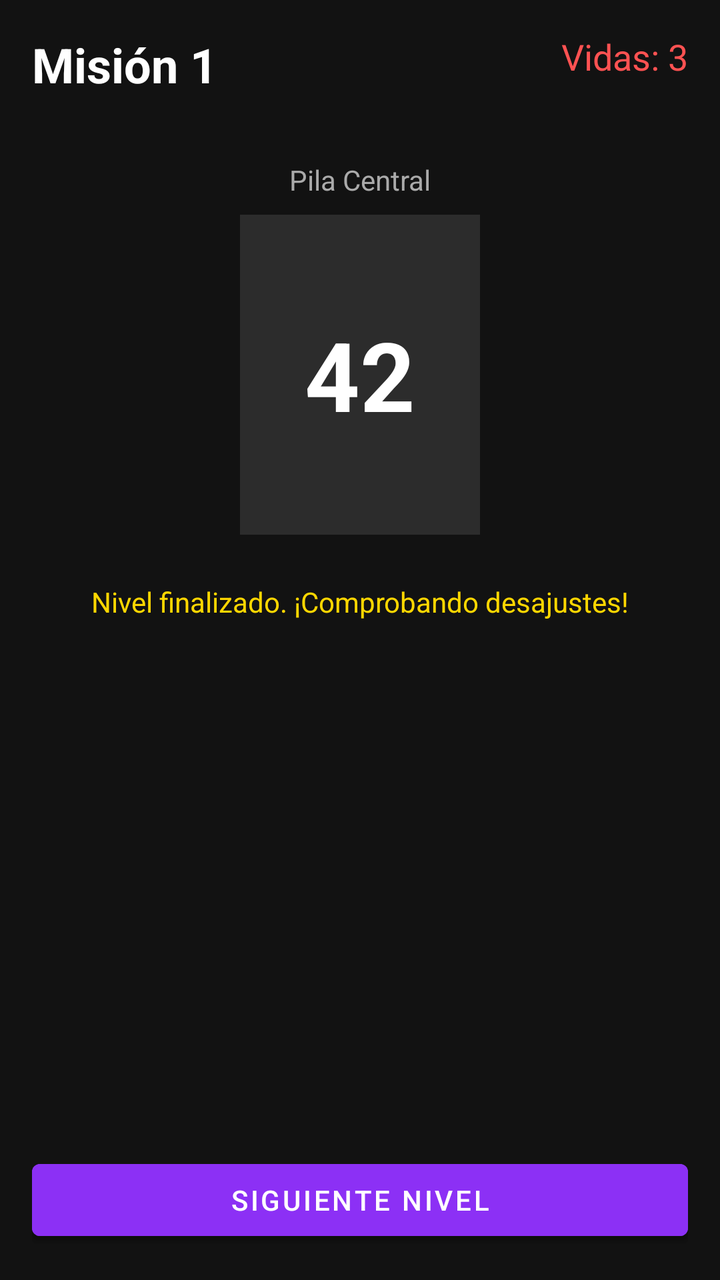
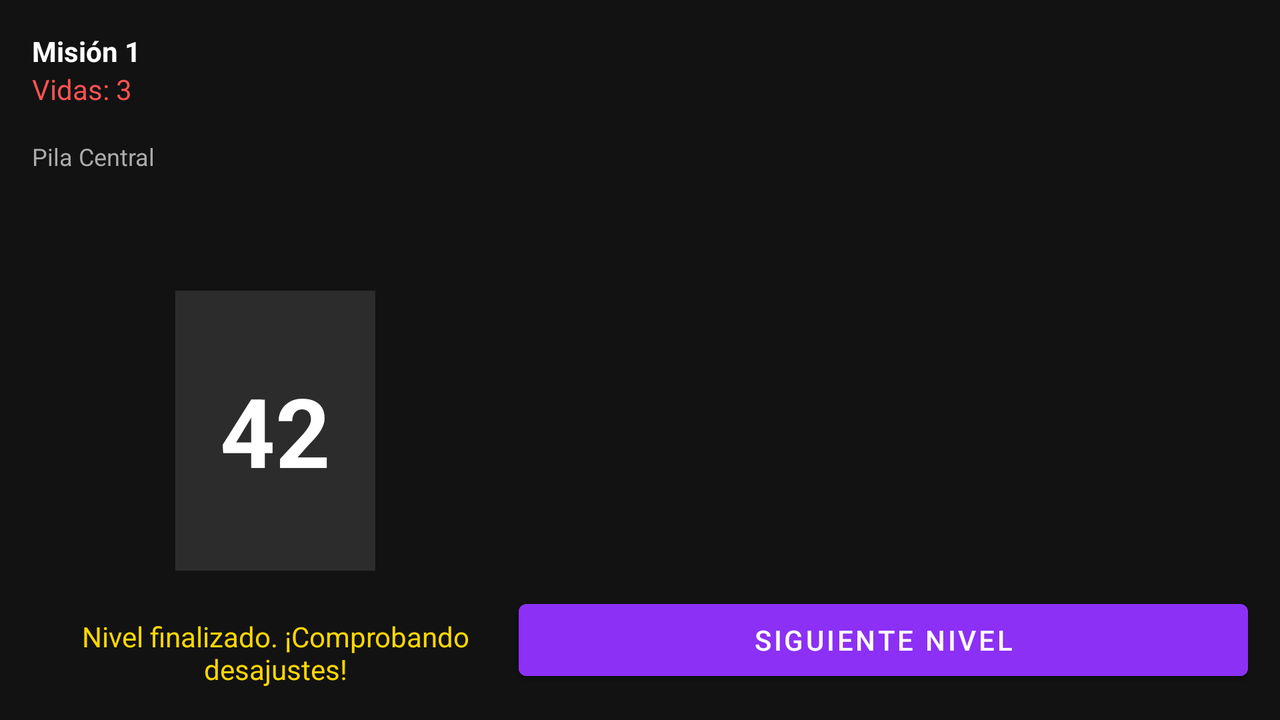

First picture: res/layout/ on a phone held upright. Second picture: the repository's own variant of that layout, on a device whose configuration matches the variant's folder. Source for both follows.
<!-- AndroidManifest.xml: application theme Theme.PartyHub -->
<!-- res/layout/fragment_mind_game.xml -->
<?xml version="1.0" encoding="utf-8"?>
<layout xmlns:android="http://schemas.android.com/apk/res/android"
    xmlns:app="http://schemas.android.com/apk/res-auto"
    xmlns:tools="http://schemas.android.com/tools">

    <data>
        <variable
            name="viewModel"
            type="com.partyhub.feature.themind.MindViewModel" />
    </data>

    <androidx.constraintlayout.widget.ConstraintLayout
        android:layout_width="match_parent"
        android:layout_height="match_parent"
        android:background="@color/black"
        android:padding="@dimen/margin_normal">

        
        <TextView
            android:id="@+id/tvLevel"
            android:layout_width="wrap_content"
            android:layout_height="wrap_content"
            android:text="@{String.format(@string/mind_label_level, viewModel.gameState.level)}"
            android:textColor="@color/white"
            android:textSize="@dimen/text_card_title"
            android:textStyle="bold"
            app:layout_constraintStart_toStartOf="parent"
            app:layout_constraintTop_toTopOf="parent"
            tools:text="Misión 1" />

        <TextView
            android:id="@+id/tvLives"
            android:layout_width="wrap_content"
            android:layout_height="wrap_content"
            android:text="@{String.format(@string/mind_label_lives, viewModel.gameState.lives)}"
            android:textColor="@color/text_lives"
            android:textSize="@dimen/text_body"
            app:layout_constraintEnd_toEndOf="parent"
            app:layout_constraintTop_toTopOf="parent"
            tools:text="Vidas: 3" />

        
        <TextView
            android:id="@+id/tvStackTitle"
            android:layout_width="wrap_content"
            android:layout_height="wrap_content"
            android:layout_marginTop="@dimen/margin_xlarge"
            android:text="@string/mind_stack_title"
            android:textColor="@color/text_secondary"
            app:layout_constraintEnd_toEndOf="parent"
            app:layout_constraintStart_toStartOf="parent"
            app:layout_constraintTop_toBottomOf="@id/tvLevel" />

        <TextView
            android:id="@+id/tvCurrentCard"
            android:layout_width="@dimen/card_width_mind"
            android:layout_height="@dimen/card_height_mind"
            android:layout_marginTop="@dimen/margin_small"
            android:background="@color/card_background"
            android:gravity="center"
            android:text="@{viewModel.gameState.playedCards.empty ? `?` : String.valueOf(viewModel.gameState.playedCards[viewModel.gameState.playedCards.size() - 1].number)}"
            android:textColor="@color/white"
            android:textSize="@dimen/text_card_number"
            android:textStyle="bold"
            app:layout_constraintEnd_toEndOf="parent"
            app:layout_constraintStart_toStartOf="parent"
            app:layout_constraintTop_toBottomOf="@id/tvStackTitle"
            tools:text="42" />

        
        <TextView
            android:id="@+id/tvStatus"
            android:layout_width="0dp"
            android:layout_height="wrap_content"
            android:layout_marginTop="@dimen/margin_large"
            android:gravity="center"
            android:text="@string/mind_status_revealing"
            android:textColor="@color/text_status_gold"
            android:visibility="gone"
            app:layout_constraintEnd_toEndOf="parent"
            app:layout_constraintStart_toStartOf="parent"
            app:layout_constraintTop_toBottomOf="@id/tvCurrentCard"
            tools:visibility="visible" />

        
        <ScrollView
            android:layout_width="match_parent"
            android:layout_height="0dp"
            android:layout_marginTop="@dimen/margin_large"
            android:layout_marginBottom="@dimen/margin_normal"
            app:layout_constraintBottom_toTopOf="@id/btnNextLevel"
            app:layout_constraintTop_toBottomOf="@id/tvStatus">

            <LinearLayout
                android:id="@+id/playerActionsContainer"
                android:layout_width="match_parent"
                android:layout_height="wrap_content"
                android:orientation="vertical" />
        </ScrollView>

        
        <Button
            android:id="@+id/btnResolve"
            android:layout_width="match_parent"
            android:layout_height="wrap_content"
            android:text="@string/mind_btn_resolve"
            android:visibility="gone"
            app:layout_constraintBottom_toBottomOf="parent"
            tools:visibility="visible" />

        <Button
            android:id="@+id/btnNextLevel"
            android:layout_width="match_parent"
            android:layout_height="wrap_content"
            android:text="@string/mind_btn_next"
            android:visibility="gone"
            app:layout_constraintBottom_toBottomOf="parent"
            tools:visibility="visible" />

    </androidx.constraintlayout.widget.ConstraintLayout>
</layout>
<!-- resources referenced by this layout -->
<resources>
  <color name="black">#FF121212</color>
  <color name="card_background">#FF2C2C2C</color>
  <color name="text_lives">#FFFF5252</color>
  <color name="text_secondary">#FFAAAAAA</color>
  <color name="text_status_gold">#FFFFD700</color>
  <color name="white">#FFFFFFFF</color>
  <dimen name="card_height_mind">160dp</dimen>
  <dimen name="card_width_mind">120dp</dimen>
  <dimen name="margin_large">24dp</dimen>
  <dimen name="margin_normal">16dp</dimen>
  <dimen name="margin_small">8dp</dimen>
  <dimen name="margin_xlarge">32dp</dimen>
  <dimen name="text_body">18sp</dimen>
  <dimen name="text_card_number">48sp</dimen>
  <dimen name="text_card_title">24sp</dimen>
  <string name="mind_btn_next">Siguiente Nivel</string>
  <string name="mind_btn_resolve">Resolver Vidas</string>
  <string name="mind_label_level">Misión %d</string>
  <string name="mind_label_lives">Vidas restantes: %d</string>
  <string name="mind_stack_title">Pila Central</string>
  <string name="mind_status_revealing">Nivel finalizado. ¡Comprobando desajustes!</string>
  <style name="Theme.PartyHub" parent="Theme.MaterialComponents.DayNight.NoActionBar">
          <item name="colorPrimary">@color/purple_500</item>
          <item name="colorPrimaryVariant">@color/purple_700</item>
          <item name="colorOnPrimary">@color/white</item>
          <item name="colorSecondary">@color/teal_200</item>
          <item name="colorSecondaryVariant">@color/teal_700</item>
          <item name="colorOnSecondary">@color/black</item>
      </style>
  <color name="purple_500">#FF8C30F5</color>
  <color name="purple_700">#FF3700B3</color>
  <color name="teal_200">#FF03DAC5</color>
  <color name="teal_700">#FF018786</color>
</resources>
<!-- res/layout-land/fragment_mind_game.xml (the repository's variant of the layout above) -->
<!-- drawn on the phone turned sideways -->
<?xml version="1.0" encoding="utf-8"?>
<layout xmlns:android="http://schemas.android.com/apk/res/android"
    xmlns:app="http://schemas.android.com/apk/res-auto"
    xmlns:tools="http://schemas.android.com/tools">

    <data>
        <variable
            name="viewModel"
            type="com.partyhub.feature.themind.MindViewModel" />
    </data>

    <androidx.constraintlayout.widget.ConstraintLayout
        android:layout_width="match_parent"
        android:layout_height="match_parent"
        android:background="@color/black"
        android:padding="@dimen/margin_normal">

        
        <androidx.constraintlayout.widget.Guideline
            android:id="@+id/guideline"
            android:layout_width="wrap_content"
            android:layout_height="wrap_content"
            android:orientation="vertical"
            app:layout_constraintGuide_percent="0.4" />

        <TextView
            android:id="@+id/tvLevel"
            android:layout_width="wrap_content"
            android:layout_height="wrap_content"
            android:text="@{String.format(@string/mind_label_level, viewModel.gameState.level)}"
            android:textColor="@color/white"
            android:textSize="@dimen/text_h3"
            android:textStyle="bold"
            app:layout_constraintStart_toStartOf="parent"
            app:layout_constraintTop_toTopOf="parent"
            tools:text="Misión 1" />

        <TextView
            android:id="@+id/tvLives"
            android:layout_width="wrap_content"
            android:layout_height="wrap_content"
            android:text="@{String.format(@string/mind_label_lives, viewModel.gameState.lives)}"
            android:textColor="@color/text_lives"
            android:textSize="@dimen/text_player_lives"
            app:layout_constraintStart_toStartOf="parent"
            app:layout_constraintTop_toBottomOf="@id/tvLevel"
            tools:text="Vidas: 3" />

        <TextView
            android:id="@+id/tvStackTitle"
            android:layout_width="wrap_content"
            android:layout_height="wrap_content"
            android:layout_marginTop="@dimen/margin_normal"
            android:text="@string/mind_stack_title"
            android:textColor="@color/text_secondary"
            android:textSize="12sp"
            app:layout_constraintStart_toStartOf="parent"
            app:layout_constraintTop_toBottomOf="@id/tvLives" />

        <TextView
            android:id="@+id/tvCurrentCard"
            android:layout_width="100dp"
            android:layout_height="140dp"
            android:background="@color/card_background"
            android:gravity="center"
            android:text="@{viewModel.gameState.playedCards.empty ? `?` : String.valueOf(viewModel.gameState.playedCards[viewModel.gameState.playedCards.size() - 1].number)}"
            android:textColor="@color/white"
            android:textSize="48sp"
            android:textStyle="bold"
            app:layout_constraintBottom_toBottomOf="parent"
            app:layout_constraintEnd_toStartOf="@+id/guideline"
            app:layout_constraintStart_toStartOf="parent"
            app:layout_constraintTop_toBottomOf="@id/tvStackTitle"
            tools:text="42" />

        
        <TextView
            android:id="@+id/tvStatus"
            android:layout_width="0dp"
            android:layout_height="wrap_content"
            android:gravity="center"
            android:text="@string/mind_status_revealing"
            android:textColor="@color/text_status_gold"
            android:visibility="gone"
            app:layout_constraintBottom_toBottomOf="parent"
            app:layout_constraintEnd_toStartOf="@+id/guideline"
            app:layout_constraintStart_toStartOf="parent"
            tools:visibility="visible" />

        
        <ScrollView
            android:layout_width="0dp"
            android:layout_height="0dp"
            android:layout_marginStart="@dimen/margin_normal"
            android:layout_marginBottom="@dimen/margin_small"
            app:layout_constraintBottom_toTopOf="@id/btnNextLevel"
            app:layout_constraintEnd_toEndOf="parent"
            app:layout_constraintStart_toEndOf="@id/guideline"
            app:layout_constraintTop_toTopOf="parent">

            <LinearLayout
                android:id="@+id/playerActionsContainer"
                android:layout_width="match_parent"
                android:layout_height="wrap_content"
                android:orientation="vertical" />
        </ScrollView>

        <Button
            android:id="@+id/btnResolve"
            android:layout_width="0dp"
            android:layout_height="wrap_content"
            android:text="@string/mind_btn_resolve"
            android:visibility="gone"
            app:layout_constraintBottom_toBottomOf="parent"
            app:layout_constraintEnd_toEndOf="parent"
            app:layout_constraintStart_toEndOf="@id/guideline"
            tools:visibility="visible" />

        <Button
            android:id="@+id/btnNextLevel"
            android:layout_width="0dp"
            android:layout_height="wrap_content"
            android:text="@string/mind_btn_next"
            android:visibility="gone"
            app:layout_constraintBottom_toBottomOf="parent"
            app:layout_constraintEnd_toEndOf="parent"
            app:layout_constraintStart_toEndOf="@id/guideline"
            tools:visibility="visible" />

    </androidx.constraintlayout.widget.ConstraintLayout>
</layout>
<!-- resources referenced by the variant -->
<!-- as the phone turned sideways resolves them -->
<resources>
  <color name="black">#FF121212</color>
  <color name="card_background">#FF2C2C2C</color>
  <color name="text_lives">#FFFF5252</color>
  <color name="text_secondary">#FFAAAAAA</color>
  <color name="text_status_gold">#FFFFD700</color>
  <color name="white">#FFFFFFFF</color>
  <dimen name="margin_normal">16dp</dimen>
  <dimen name="margin_small">8dp</dimen>
  <string name="mind_btn_next">Siguiente Nivel</string>
  <string name="mind_btn_resolve">Resolver Vidas</string>
  <string name="mind_label_level">Misión %d</string>
  <string name="mind_label_lives">Vidas restantes: %d</string>
  <string name="mind_stack_title">Pila Central</string>
  <string name="mind_status_revealing">Nivel finalizado. ¡Comprobando desajustes!</string>
  <style name="Theme.PartyHub" parent="Theme.MaterialComponents.DayNight.NoActionBar">
          <item name="colorPrimary">@color/purple_500</item>
          <item name="colorPrimaryVariant">@color/purple_700</item>
          <item name="colorOnPrimary">@color/white</item>
          <item name="colorSecondary">@color/teal_200</item>
          <item name="colorSecondaryVariant">@color/teal_700</item>
          <item name="colorOnSecondary">@color/black</item>
      </style>
  <color name="purple_500">#FF8C30F5</color>
  <color name="purple_700">#FF3700B3</color>
  <color name="teal_200">#FF03DAC5</color>
  <color name="teal_700">#FF018786</color>
</resources>
